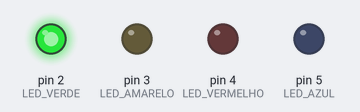
A program run on a simulated Arduino Uno, built with avr-gcc and run on an emulated ATmega328P. Shown: output pins drawn as LEDs (lit = HIGH). Random numbers use the default seed unless the program sets one.

Above: at 0.1 s.
At 1.1 s:
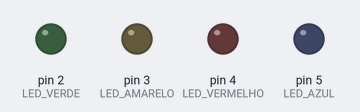
Timing chart, 0 to 2.6 s (numbered marks = the images above):
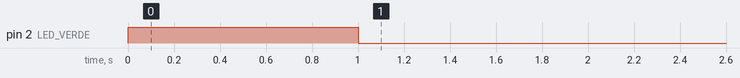

Measured:
- by itself, pin 2 (LED_VERDE): LOW → HIGH at 0.00 s, → LOW 1.0 s later

The program:

main.cpp
```cpp
/*
Parte principal do código
*/

#include <Arduino.h>
#include "eletronica.hpp"
#include "funcoes.hpp"

void setup() {

  Serial.begin(9600);
  portas();
  iniciaJogo();

}

void loop() {

  switch (estadoAtual()) {

    case INICIO_PROXIMA_RODADA:
      rodada++;
      ledsRespondidos = 0;

      if (rodada <= SEQUENCIA) {
        iniciarSequenciaRodada();
      }

      break;

    case RESPOSTA_USUARIO:
      int resposta = checarBotao();

      if (resposta == -1) {
        return;
      }

      if (resposta == sequenciaLuzes[ledsRespondidos]) {
        ledsRespondidos++;
        Serial.println("Resposta certa");
      }

      else {
        Serial.println("Resposta errado");
      }

      rodada = SEQUENCIA + 2;

      break;

    case USUARIO_ACERTOU:
      ledsAcessos();
      break;

    case USUARIO_ERROU:
      ledsPiscando();
      break;
  }

  delay(MEIO_SEGUNDO);

}  
```

eletronica.hpp
```cpp
/*
Aqui é declarado toda parte eletrônica do jogo
*/

#include <Arduino.h>
#pragma once

/* ------------------------------------------------------------------ */
/*                             Pinagem                                */

#define LED_VERDE        2
#define LED_AMARELO      3
#define LED_VERMELHO     4
#define LED_AZUL         5

#define BOTAO_VERDE      10
#define BOTAO_AMARELO    11
#define BOTAO_VERMELHO   12
#define BOTAO_AZUL       13

/* ------------------------------------------------------------------- */

/**
 * @brief Função que inicializa as portas do arduino
 */
void portas() {

    pinMode(LED_VERDE, OUTPUT);
    pinMode(LED_AMARELO, OUTPUT);
    pinMode(LED_VERMELHO, OUTPUT);
    pinMode(LED_AZUL, OUTPUT);

    pinMode(BOTAO_VERDE, INPUT_PULLUP);
    pinMode(BOTAO_AMARELO, INPUT_PULLUP);
    pinMode(BOTAO_VERMELHO, INPUT_PULLUP);
    pinMode(BOTAO_AZUL, INPUT_PULLUP);

}
```

funcoes.hpp
```cpp
/*
Aqui são declaradas as variáveis e funções utilizadas no estrutura do código
*/

#include <Arduino.h>
#include "eletronica.hpp"

#pragma once

// Variáveis de tempo
#define UM_SEGUNDO       1000
#define MEIO_SEGUNDO     500

#define SEQUENCIA        4

uint8_t sequenciaLuzes[SEQUENCIA];
uint8_t rodada = 0;
uint8_t ledsRespondidos = 0;

enum Estados {
    INICIO_PROXIMA_RODADA,
    RESPOSTA_USUARIO,
    USUARIO_ACERTOU,
    USUARIO_ERROU
};

/**
 * @brief Função para ver em qual estado o jogo está
 *
 * @return Retorna o estado atual do jogo
 */
uint8_t estadoAtual() {

    if (rodada <= SEQUENCIA) {

        if (ledsRespondidos == rodada) {
            return INICIO_PROXIMA_RODADA;
        }

        else {
            return RESPOSTA_USUARIO;
        }
    }

    else if (rodada == SEQUENCIA + 1) {
        return USUARIO_ACERTOU;
    }

    else {
        return USUARIO_ERROU;
    }

}

/**
 * @brief Função que vai definir a sequência de cores que irá piscar aleatoriamente
 */
void iniciaJogo() {

    int jogo = analogRead(0);
    randomSeed(jogo);

    int corAleatoria = random(LED_VERDE, LED_AZUL + 1);

    for (uint8_t i = 0; i < SEQUENCIA; i++) {
        sequenciaLuzes[i] = corAleatoria;
    }
}

/**
 * @brief Função que faz um led acender e após 1 segundo apagar e aguarda meio segundo para o próximo passo
 *
 * @param led Pino do led que será usado para piscar
 *
 * @return Porta do led que piscou
 */
uint8_t piscaLed(uint8_t led) {

    digitalWrite(led, HIGH);
    delay(UM_SEGUNDO);
    digitalWrite(led, LOW);
    delay(MEIO_SEGUNDO);

    return led;
}

/**
 * @brief Função que ficará responsável por iniciar cada rodada
 */
void iniciarSequenciaRodada() {

    for (uint8_t i = 0; i < rodada; i++) {

    piscaLed(sequenciaLuzes[i]);

   }
}

/**
 * @brief Função para checar os botões
 *
 * @return Se algum botão for apertado, o led do respectivo botão será acesso e retornará a porta do led, se nenhum for apertado, retornará -1
 */
int checarBotao() {

    if (digitalRead(BOTAO_AMARELO == LOW)) {
        return piscaLed(LED_AMARELO);
    }

    else if (digitalRead(BOTAO_AZUL == LOW)) {
        return piscaLed(LED_AZUL);
    }

    else if (digitalRead(BOTAO_VERDE == LOW)) {
        return piscaLed(LED_VERDE);
    }

    else if (digitalRead(BOTAO_VERMELHO == LOW)) {
        return piscaLed(LED_VERMELHO);
    }

    else {
        return -1;
    }
}

void ledsAcessos() {

    digitalWrite(LED_AMARELO, HIGH);
    digitalWrite(LED_VERDE, HIGH);
    digitalWrite(LED_VERMELHO, HIGH);
    digitalWrite(LED_AZUL, HIGH);

    delay(UM_SEGUNDO);

    digitalWrite(LED_AMARELO, LOW);
    digitalWrite(LED_VERDE, LOW);
    digitalWrite(LED_VERMELHO, LOW);
    digitalWrite(LED_AZUL, LOW);

    delay(MEIO_SEGUNDO);

}

void ledsPiscando() {

    piscaLed(LED_AMARELO);
    piscaLed(LED_VERDE);
    piscaLed(LED_VERMELHO);
    piscaLed(LED_AZUL);
    delay(MEIO_SEGUNDO);

}
```
